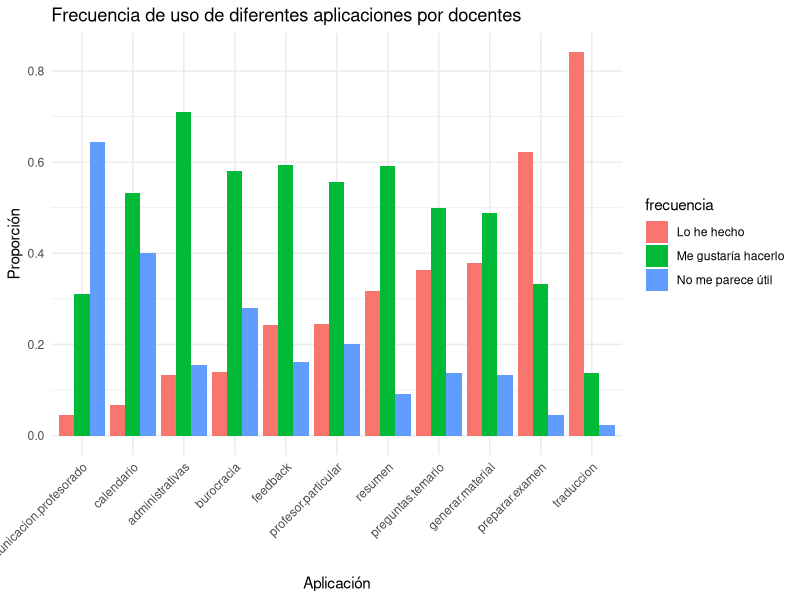
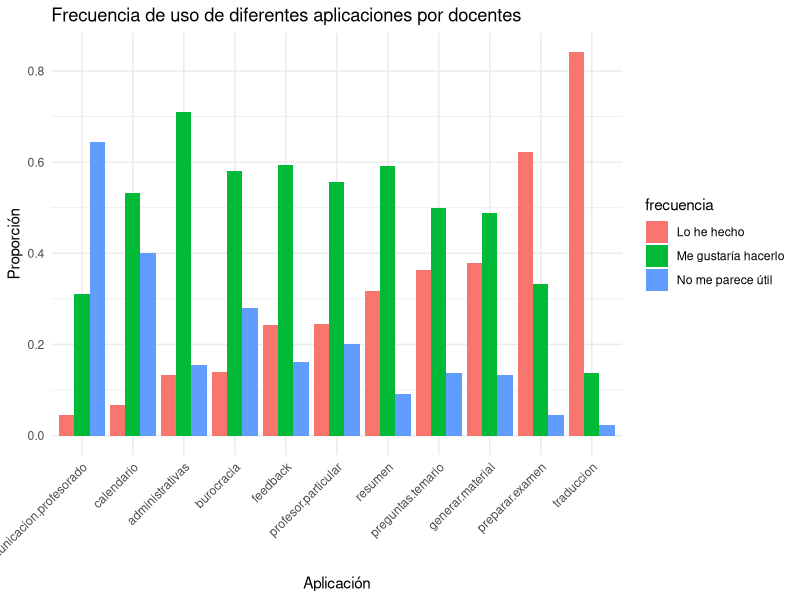

Generate these figures, in order, with R:
library(ggplot2)
library(dplyr)
library(tidyr)

frecuencias_data <- read.csv("data/frecuencias-uso-docentes.csv", header = TRUE, na.strings="", sep = ";")

columnas <- strsplit("administrativas;burocracia;calendario;comunicacion-profesorado;feedback;generar-material;preguntas-temario;preparar-examen;profesor-particular;resumen;traduccion", ";")

resultados_uso <- data.frame( uso=character(),
                              frecuencia=character(),
                              porcentaje = numeric() );

for ( i in columnas[[1]] ) {
  i <- gsub("-", ".", i)

  porcentajes_data <-  frecuencias_data[i] %>% drop_na() %>% group_by(.data[[i]]) %>%
  summarise(Número = n()) %>%
  mutate(Proporción = Número / sum(Número))

  porcentajes_data$Frecuencia <- factor(porcentajes_data[[i]],
                                        levels = c("No me parece útil", "Me gustaría hacerlo", "Lo he hecho"))

  for (j in levels(porcentajes_data$Frecuencia) ) {
    resultados_uso <- rbind( resultados_uso,
                             data.frame( uso = i,
                                         frecuencia = j,
                                         porcentaje = sum( porcentajes_data$Proporción[porcentajes_data$Frecuencia == j] )
                             )
    )
  }

}

resultados_uso$uso <- factor(resultados_uso$uso,
                             levels = resultados_uso %>%
                               filter(frecuencia == "Lo he hecho") %>%
                               arrange(porcentaje) %>% pull(uso)
                             )
ggplot(resultados_uso, aes(x=uso, fill=frecuencia, y = porcentaje)) +
  geom_bar( stat="identity", position="dodge") +
  labs(title="Frecuencia de uso de diferentes aplicaciones por docentes", x="Aplicación", y="Proporción") +
  theme_minimal() +
  theme(axis.text.x = element_text(angle = 45, hjust = 1))
ggsave(paste0("figures/frecuencias-uso-docentes.png"), width = 10, height = 6)
